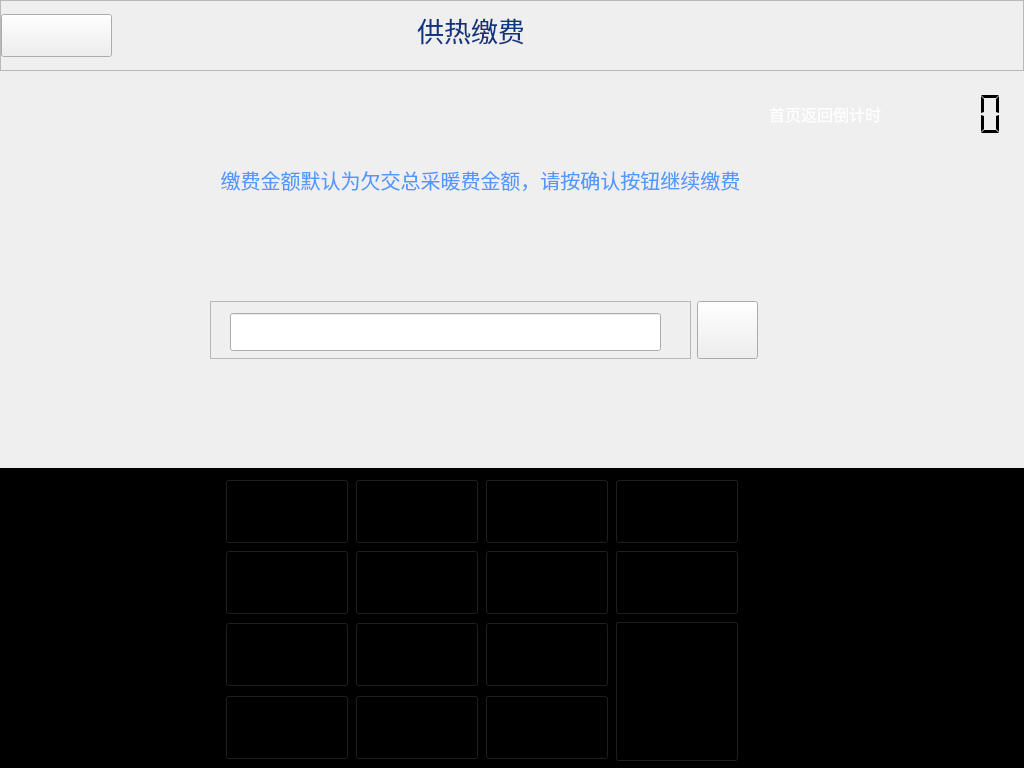
<?xml version="1.0" encoding="UTF-8"?>
<ui version="4.0">
 <class>Heaterinputmaount</class>
 <widget class="QWidget" name="Heaterinputmaount">
  <property name="geometry">
   <rect>
    <x>0</x>
    <y>0</y>
    <width>1024</width>
    <height>768</height>
   </rect>
  </property>
  <property name="sizePolicy">
   <sizepolicy hsizetype="Fixed" vsizetype="Fixed">
    <horstretch>0</horstretch>
    <verstretch>0</verstretch>
   </sizepolicy>
  </property>
  <property name="windowTitle">
   <string>Form</string>
  </property>
  <property name="styleSheet">
   <string notr="true"/>
  </property>
  <widget class="QFrame" name="frame_3">
   <property name="geometry">
    <rect>
     <x>0</x>
     <y>468</y>
     <width>1024</width>
     <height>300</height>
    </rect>
   </property>
   <property name="sizePolicy">
    <sizepolicy hsizetype="Fixed" vsizetype="Fixed">
     <horstretch>0</horstretch>
     <verstretch>0</verstretch>
    </sizepolicy>
   </property>
   <property name="minimumSize">
    <size>
     <width>1024</width>
     <height>0</height>
    </size>
   </property>
   <property name="maximumSize">
    <size>
     <width>16777215</width>
     <height>320</height>
    </size>
   </property>
   <property name="styleSheet">
    <string notr="true">background-color: rgb(0, 0, 0);</string>
   </property>
   <property name="frameShape">
    <enum>QFrame::NoFrame</enum>
   </property>
   <property name="frameShadow">
    <enum>QFrame::Raised</enum>
   </property>
   <property name="lineWidth">
    <number>5</number>
   </property>
   <property name="midLineWidth">
    <number>1</number>
   </property>
   <layout class="QGridLayout" name="gridLayout_4">
    <property name="leftMargin">
     <number>0</number>
    </property>
    <property name="bottomMargin">
     <number>4</number>
    </property>
    <item row="0" column="0">
     <layout class="QHBoxLayout" name="horizontalLayout_4">
      <property name="leftMargin">
       <number>100</number>
      </property>
      <item>
       <spacer name="horizontalSpacer_5">
        <property name="orientation">
         <enum>Qt::Horizontal</enum>
        </property>
        <property name="sizeType">
         <enum>QSizePolicy::Fixed</enum>
        </property>
        <property name="sizeHint" stdset="0">
         <size>
          <width>125</width>
          <height>20</height>
         </size>
        </property>
       </spacer>
      </item>
      <item>
       <layout class="QGridLayout" name="gridLayout_2">
        <property name="rightMargin">
         <number>55</number>
        </property>
        <item row="0" column="2">
         <widget class="QPushButton" name="pushButton_27">
          <property name="sizePolicy">
           <sizepolicy hsizetype="Fixed" vsizetype="Fixed">
            <horstretch>0</horstretch>
            <verstretch>0</verstretch>
           </sizepolicy>
          </property>
          <property name="minimumSize">
           <size>
            <width>124</width>
            <height>65</height>
           </size>
          </property>
          <property name="maximumSize">
           <size>
            <width>100</width>
            <height>16777215</height>
           </size>
          </property>
          <property name="focusPolicy">
           <enum>Qt::NoFocus</enum>
          </property>
          <property name="styleSheet">
           <string notr="true">border-image: url(:/keyboard/数字键/public.png);</string>
          </property>
          <property name="text">
           <string/>
          </property>
         </widget>
        </item>
        <item row="0" column="3">
         <widget class="QPushButton" name="pushButton_BackSapce_3">
          <property name="sizePolicy">
           <sizepolicy hsizetype="Fixed" vsizetype="Fixed">
            <horstretch>0</horstretch>
            <verstretch>0</verstretch>
           </sizepolicy>
          </property>
          <property name="minimumSize">
           <size>
            <width>124</width>
            <height>65</height>
           </size>
          </property>
          <property name="maximumSize">
           <size>
            <width>124</width>
            <height>65</height>
           </size>
          </property>
          <property name="focusPolicy">
           <enum>Qt::NoFocus</enum>
          </property>
          <property name="styleSheet">
           <string notr="true">border-image: url(:/keyboard/数字键/search.png);</string>
          </property>
          <property name="text">
           <string/>
          </property>
         </widget>
        </item>
        <item row="1" column="1">
         <widget class="QPushButton" name="pushButton_29">
          <property name="sizePolicy">
           <sizepolicy hsizetype="Fixed" vsizetype="Fixed">
            <horstretch>0</horstretch>
            <verstretch>0</verstretch>
           </sizepolicy>
          </property>
          <property name="minimumSize">
           <size>
            <width>124</width>
            <height>65</height>
           </size>
          </property>
          <property name="maximumSize">
           <size>
            <width>124</width>
            <height>65</height>
           </size>
          </property>
          <property name="font">
           <font>
            <pointsize>9</pointsize>
            <weight>50</weight>
            <bold>false</bold>
           </font>
          </property>
          <property name="focusPolicy">
           <enum>Qt::NoFocus</enum>
          </property>
          <property name="styleSheet">
           <string notr="true">border-image: url(:/keyboard/数字键/切图用_16.png);</string>
          </property>
          <property name="text">
           <string/>
          </property>
         </widget>
        </item>
        <item row="1" column="0">
         <widget class="QPushButton" name="pushButton_21">
          <property name="sizePolicy">
           <sizepolicy hsizetype="Fixed" vsizetype="Fixed">
            <horstretch>0</horstretch>
            <verstretch>0</verstretch>
           </sizepolicy>
          </property>
          <property name="minimumSize">
           <size>
            <width>124</width>
            <height>65</height>
           </size>
          </property>
          <property name="maximumSize">
           <size>
            <width>124</width>
            <height>65</height>
           </size>
          </property>
          <property name="font">
           <font>
            <pointsize>9</pointsize>
            <weight>50</weight>
            <bold>false</bold>
           </font>
          </property>
          <property name="focusPolicy">
           <enum>Qt::NoFocus</enum>
          </property>
          <property name="styleSheet">
           <string notr="true">border-image: url(:/keyboard/数字键/切图用_15.png);</string>
          </property>
          <property name="text">
           <string/>
          </property>
         </widget>
        </item>
        <item row="1" column="2">
         <widget class="QPushButton" name="pushButton_25">
          <property name="sizePolicy">
           <sizepolicy hsizetype="Fixed" vsizetype="Fixed">
            <horstretch>0</horstretch>
            <verstretch>0</verstretch>
           </sizepolicy>
          </property>
          <property name="minimumSize">
           <size>
            <width>124</width>
            <height>65</height>
           </size>
          </property>
          <property name="maximumSize">
           <size>
            <width>124</width>
            <height>65</height>
           </size>
          </property>
          <property name="focusPolicy">
           <enum>Qt::NoFocus</enum>
          </property>
          <property name="styleSheet">
           <string notr="true">border-image: url(:/keyboard/数字键/切图用_17.png);</string>
          </property>
          <property name="text">
           <string/>
          </property>
         </widget>
        </item>
        <item row="0" column="0">
         <widget class="QPushButton" name="pushButton_26">
          <property name="sizePolicy">
           <sizepolicy hsizetype="Fixed" vsizetype="Fixed">
            <horstretch>0</horstretch>
            <verstretch>0</verstretch>
           </sizepolicy>
          </property>
          <property name="minimumSize">
           <size>
            <width>124</width>
            <height>65</height>
           </size>
          </property>
          <property name="maximumSize">
           <size>
            <width>124</width>
            <height>65</height>
           </size>
          </property>
          <property name="focusPolicy">
           <enum>Qt::NoFocus</enum>
          </property>
          <property name="styleSheet">
           <string notr="true">border-image: url(:/keyboard/数字键/home.png);</string>
          </property>
          <property name="text">
           <string/>
          </property>
         </widget>
        </item>
        <item row="2" column="0">
         <widget class="QPushButton" name="pushButton_22">
          <property name="enabled">
           <bool>true</bool>
          </property>
          <property name="sizePolicy">
           <sizepolicy hsizetype="Fixed" vsizetype="Fixed">
            <horstretch>0</horstretch>
            <verstretch>0</verstretch>
           </sizepolicy>
          </property>
          <property name="minimumSize">
           <size>
            <width>124</width>
            <height>65</height>
           </size>
          </property>
          <property name="maximumSize">
           <size>
            <width>124</width>
            <height>65</height>
           </size>
          </property>
          <property name="font">
           <font>
            <pointsize>9</pointsize>
            <weight>50</weight>
            <bold>false</bold>
           </font>
          </property>
          <property name="focusPolicy">
           <enum>Qt::NoFocus</enum>
          </property>
          <property name="styleSheet">
           <string notr="true">border-image: url(:/keyboard/数字键/切图用_23.png);</string>
          </property>
          <property name="text">
           <string/>
          </property>
         </widget>
        </item>
        <item row="2" column="1">
         <widget class="QPushButton" name="pushButton_23">
          <property name="sizePolicy">
           <sizepolicy hsizetype="Fixed" vsizetype="Fixed">
            <horstretch>0</horstretch>
            <verstretch>0</verstretch>
           </sizepolicy>
          </property>
          <property name="minimumSize">
           <size>
            <width>124</width>
            <height>65</height>
           </size>
          </property>
          <property name="maximumSize">
           <size>
            <width>124</width>
            <height>65</height>
           </size>
          </property>
          <property name="font">
           <font>
            <pointsize>9</pointsize>
            <weight>50</weight>
            <bold>false</bold>
           </font>
          </property>
          <property name="focusPolicy">
           <enum>Qt::NoFocus</enum>
          </property>
          <property name="styleSheet">
           <string notr="true">border-image: url(:/keyboard/数字键/切图用_24.png);</string>
          </property>
          <property name="text">
           <string/>
          </property>
         </widget>
        </item>
        <item row="3" column="0">
         <widget class="QPushButton" name="pushButton_28">
          <property name="sizePolicy">
           <sizepolicy hsizetype="Fixed" vsizetype="Fixed">
            <horstretch>0</horstretch>
            <verstretch>0</verstretch>
           </sizepolicy>
          </property>
          <property name="minimumSize">
           <size>
            <width>124</width>
            <height>65</height>
           </size>
          </property>
          <property name="maximumSize">
           <size>
            <width>124</width>
            <height>65</height>
           </size>
          </property>
          <property name="focusPolicy">
           <enum>Qt::NoFocus</enum>
          </property>
          <property name="styleSheet">
           <string notr="true">border-image: url(:/keyboard/数字键/切图用_32.png);</string>
          </property>
          <property name="text">
           <string/>
          </property>
         </widget>
        </item>
        <item row="1" column="3">
         <widget class="QPushButton" name="pushButton_Reset_3">
          <property name="sizePolicy">
           <sizepolicy hsizetype="Fixed" vsizetype="Fixed">
            <horstretch>0</horstretch>
            <verstretch>0</verstretch>
           </sizepolicy>
          </property>
          <property name="minimumSize">
           <size>
            <width>124</width>
            <height>65</height>
           </size>
          </property>
          <property name="maximumSize">
           <size>
            <width>124</width>
            <height>65</height>
           </size>
          </property>
          <property name="focusPolicy">
           <enum>Qt::NoFocus</enum>
          </property>
          <property name="styleSheet">
           <string notr="true">border-image: url(:/keyboard/数字键/切图用_18.png);</string>
          </property>
          <property name="text">
           <string/>
          </property>
         </widget>
        </item>
        <item row="2" column="2">
         <widget class="QPushButton" name="pushButton_20">
          <property name="sizePolicy">
           <sizepolicy hsizetype="Fixed" vsizetype="Fixed">
            <horstretch>0</horstretch>
            <verstretch>0</verstretch>
           </sizepolicy>
          </property>
          <property name="minimumSize">
           <size>
            <width>124</width>
            <height>65</height>
           </size>
          </property>
          <property name="maximumSize">
           <size>
            <width>124</width>
            <height>65</height>
           </size>
          </property>
          <property name="font">
           <font>
            <pointsize>9</pointsize>
            <weight>50</weight>
            <bold>false</bold>
           </font>
          </property>
          <property name="focusPolicy">
           <enum>Qt::NoFocus</enum>
          </property>
          <property name="styleSheet">
           <string notr="true">border-image: url(:/keyboard/数字键/切图用_25.png);</string>
          </property>
          <property name="text">
           <string/>
          </property>
         </widget>
        </item>
        <item row="2" column="3" rowspan="2">
         <widget class="QPushButton" name="pushButton_3">
          <property name="sizePolicy">
           <sizepolicy hsizetype="Fixed" vsizetype="Fixed">
            <horstretch>0</horstretch>
            <verstretch>0</verstretch>
           </sizepolicy>
          </property>
          <property name="minimumSize">
           <size>
            <width>124</width>
            <height>141</height>
           </size>
          </property>
          <property name="maximumSize">
           <size>
            <width>124</width>
            <height>141</height>
           </size>
          </property>
          <property name="focusPolicy">
           <enum>Qt::NoFocus</enum>
          </property>
          <property name="styleSheet">
           <string notr="true">border-image: url(:/keyboard/数字键/切图用_27确定.png);</string>
          </property>
          <property name="text">
           <string/>
          </property>
         </widget>
        </item>
        <item row="0" column="1">
         <widget class="QPushButton" name="pushButton_24">
          <property name="sizePolicy">
           <sizepolicy hsizetype="Fixed" vsizetype="Fixed">
            <horstretch>0</horstretch>
            <verstretch>0</verstretch>
           </sizepolicy>
          </property>
          <property name="minimumSize">
           <size>
            <width>124</width>
            <height>65</height>
           </size>
          </property>
          <property name="maximumSize">
           <size>
            <width>124</width>
            <height>65</height>
           </size>
          </property>
          <property name="focusPolicy">
           <enum>Qt::NoFocus</enum>
          </property>
          <property name="styleSheet">
           <string notr="true">border-image: url(:/keyboard/数字键/purchase.png);</string>
          </property>
          <property name="text">
           <string/>
          </property>
         </widget>
        </item>
        <item row="3" column="1">
         <widget class="QPushButton" name="pushButton_00">
          <property name="sizePolicy">
           <sizepolicy hsizetype="Fixed" vsizetype="Fixed">
            <horstretch>0</horstretch>
            <verstretch>0</verstretch>
           </sizepolicy>
          </property>
          <property name="minimumSize">
           <size>
            <width>124</width>
            <height>65</height>
           </size>
          </property>
          <property name="maximumSize">
           <size>
            <width>124</width>
            <height>65</height>
           </size>
          </property>
          <property name="focusPolicy">
           <enum>Qt::NoFocus</enum>
          </property>
          <property name="styleSheet">
           <string notr="true">border-image: url(:/keyboard/数字键/切图用_34-.png);</string>
          </property>
          <property name="text">
           <string/>
          </property>
         </widget>
        </item>
        <item row="3" column="2">
         <widget class="QPushButton" name="pushButton_4">
          <property name="sizePolicy">
           <sizepolicy hsizetype="Fixed" vsizetype="Fixed">
            <horstretch>0</horstretch>
            <verstretch>0</verstretch>
           </sizepolicy>
          </property>
          <property name="minimumSize">
           <size>
            <width>124</width>
            <height>65</height>
           </size>
          </property>
          <property name="focusPolicy">
           <enum>Qt::NoFocus</enum>
          </property>
          <property name="styleSheet">
           <string notr="true">border-image: url(:/keyboard/数字键/dian.png);</string>
          </property>
          <property name="text">
           <string/>
          </property>
         </widget>
        </item>
       </layout>
      </item>
      <item>
       <spacer name="horizontalSpacer_6">
        <property name="orientation">
         <enum>Qt::Horizontal</enum>
        </property>
        <property name="sizeHint" stdset="0">
         <size>
          <width>40</width>
          <height>20</height>
         </size>
        </property>
       </spacer>
      </item>
     </layout>
    </item>
   </layout>
  </widget>
  <widget class="QFrame" name="frame">
   <property name="geometry">
    <rect>
     <x>0</x>
     <y>0</y>
     <width>1024</width>
     <height>71</height>
    </rect>
   </property>
   <property name="sizePolicy">
    <sizepolicy hsizetype="Fixed" vsizetype="Fixed">
     <horstretch>0</horstretch>
     <verstretch>0</verstretch>
    </sizepolicy>
   </property>
   <property name="minimumSize">
    <size>
     <width>1024</width>
     <height>0</height>
    </size>
   </property>
   <property name="styleSheet">
    <string notr="true">alternate-background-color: rgb(255, 255, 255);</string>
   </property>
   <property name="frameShape">
    <enum>QFrame::StyledPanel</enum>
   </property>
   <property name="frameShadow">
    <enum>QFrame::Raised</enum>
   </property>
   <layout class="QHBoxLayout" name="horizontalLayout">
    <property name="leftMargin">
     <number>0</number>
    </property>
    <property name="topMargin">
     <number>9</number>
    </property>
    <property name="rightMargin">
     <number>0</number>
    </property>
    <item>
     <widget class="QPushButton" name="pushButton_back_homepage">
      <property name="sizePolicy">
       <sizepolicy hsizetype="Fixed" vsizetype="Fixed">
        <horstretch>0</horstretch>
        <verstretch>0</verstretch>
       </sizepolicy>
      </property>
      <property name="minimumSize">
       <size>
        <width>111</width>
        <height>42</height>
       </size>
      </property>
      <property name="maximumSize">
       <size>
        <width>50</width>
        <height>43</height>
       </size>
      </property>
      <property name="focusPolicy">
       <enum>Qt::NoFocus</enum>
      </property>
      <property name="styleSheet">
       <string notr="true">border-image: url(:/image/picture/qietu/07.png);</string>
      </property>
      <property name="text">
       <string/>
      </property>
     </widget>
    </item>
    <item>
     <widget class="QLabel" name="label_2">
      <property name="font">
       <font>
        <family>Microsoft YaHei UI</family>
       </font>
      </property>
      <property name="styleSheet">
       <string notr="true"/>
      </property>
      <property name="text">
       <string>&lt;html&gt;&lt;head/&gt;&lt;body&gt;&lt;p align=&quot;center&quot;&gt;&lt;span style=&quot; font-size:20pt; color:#0e357f;&quot;&gt;供热缴费&lt;/span&gt;&lt;span style=&quot; font-size:20pt; color:#55ff7f;&quot;&gt;&lt;br/&gt;&lt;/span&gt;&lt;/p&gt;&lt;/body&gt;&lt;/html&gt;</string>
      </property>
     </widget>
    </item>
    <item>
     <spacer name="horizontalSpacer">
      <property name="orientation">
       <enum>Qt::Horizontal</enum>
      </property>
      <property name="sizeType">
       <enum>QSizePolicy::Fixed</enum>
      </property>
      <property name="sizeHint" stdset="0">
       <size>
        <width>48</width>
        <height>20</height>
       </size>
      </property>
     </spacer>
    </item>
    <item>
     <widget class="QLabel" name="label_3">
      <property name="sizePolicy">
       <sizepolicy hsizetype="Fixed" vsizetype="Fixed">
        <horstretch>0</horstretch>
        <verstretch>0</verstretch>
       </sizepolicy>
      </property>
      <property name="minimumSize">
       <size>
        <width>145</width>
        <height>43</height>
       </size>
      </property>
      <property name="maximumSize">
       <size>
        <width>145</width>
        <height>43</height>
       </size>
      </property>
      <property name="styleSheet">
       <string notr="true">border-image: url(:/image/picture/qietu/3295598.png);</string>
      </property>
      <property name="text">
       <string/>
      </property>
     </widget>
    </item>
   </layout>
  </widget>
  <widget class="QLabel" name="label_5">
   <property name="geometry">
    <rect>
     <x>220</x>
     <y>160</y>
     <width>521</width>
     <height>41</height>
    </rect>
   </property>
   <property name="font">
    <font>
     <family>微软雅黑</family>
     <pointsize>15</pointsize>
    </font>
   </property>
   <property name="text">
    <string>&lt;html&gt;&lt;head/&gt;&lt;body&gt;&lt;p align=&quot;center&quot;&gt;&lt;span style=&quot; color:#5398ff;&quot;&gt;缴费金额默认为欠交总采暖费金额，请按确认按钮继续缴费&lt;/span&gt;&lt;/p&gt;&lt;/body&gt;&lt;/html&gt;</string>
   </property>
  </widget>
  <widget class="QLabel" name="label_6">
   <property name="geometry">
    <rect>
     <x>370</x>
     <y>110</y>
     <width>173</width>
     <height>36</height>
    </rect>
   </property>
   <property name="styleSheet">
    <string notr="true">border-image: url(:/image/picture/qietu/05.png);</string>
   </property>
   <property name="text">
    <string/>
   </property>
  </widget>
  <widget class="QWidget" name="layoutWidget">
   <property name="geometry">
    <rect>
     <x>210</x>
     <y>290</y>
     <width>550</width>
     <height>81</height>
    </rect>
   </property>
   <layout class="QHBoxLayout" name="horizontalLayout_2">
    <item>
     <widget class="QFrame" name="frame_2">
      <property name="sizePolicy">
       <sizepolicy hsizetype="Fixed" vsizetype="Fixed">
        <horstretch>0</horstretch>
        <verstretch>0</verstretch>
       </sizepolicy>
      </property>
      <property name="minimumSize">
       <size>
        <width>481</width>
        <height>58</height>
       </size>
      </property>
      <property name="styleSheet">
       <string notr="true">;</string>
      </property>
      <property name="frameShape">
       <enum>QFrame::StyledPanel</enum>
      </property>
      <property name="frameShadow">
       <enum>QFrame::Raised</enum>
      </property>
      <widget class="QLineEdit" name="lineEdit_number">
       <property name="geometry">
        <rect>
         <x>20</x>
         <y>12</y>
         <width>431</width>
         <height>38</height>
        </rect>
       </property>
       <property name="sizePolicy">
        <sizepolicy hsizetype="Fixed" vsizetype="Fixed">
         <horstretch>0</horstretch>
         <verstretch>0</verstretch>
        </sizepolicy>
       </property>
       <property name="maximumSize">
        <size>
         <width>1000</width>
         <height>16777215</height>
        </size>
       </property>
       <property name="font">
        <font>
         <family>Arial</family>
         <pointsize>13</pointsize>
        </font>
       </property>
       <property name="text">
        <string/>
       </property>
      </widget>
     </widget>
    </item>
    <item>
     <widget class="QPushButton" name="pushButton_Ok_3">
      <property name="sizePolicy">
       <sizepolicy hsizetype="Fixed" vsizetype="Fixed">
        <horstretch>0</horstretch>
        <verstretch>0</verstretch>
       </sizepolicy>
      </property>
      <property name="minimumSize">
       <size>
        <width>61</width>
        <height>58</height>
       </size>
      </property>
      <property name="focusPolicy">
       <enum>Qt::NoFocus</enum>
      </property>
      <property name="styleSheet">
       <string notr="true">border-image: url(:/image/picture/qietu/06.png);</string>
      </property>
      <property name="text">
       <string/>
      </property>
     </widget>
    </item>
   </layout>
  </widget>
  <widget class="QFrame" name="frame_lcd">
   <property name="geometry">
    <rect>
     <x>760</x>
     <y>70</y>
     <width>256</width>
     <height>88</height>
    </rect>
   </property>
   <layout class="QHBoxLayout" name="horizontalLayout_3">
    <item>
     <widget class="QLabel" name="label">
      <property name="font">
       <font>
        <family>微软雅黑</family>
        <pointsize>12</pointsize>
       </font>
      </property>
      <property name="text">
       <string>&lt;html&gt;&lt;head/&gt;&lt;body&gt;&lt;p&gt;&lt;span style=&quot; color:#ffffff;&quot;&gt;首页返回倒计时&lt;/span&gt;&lt;/p&gt;&lt;/body&gt;&lt;/html&gt;</string>
      </property>
     </widget>
    </item>
    <item>
     <widget class="QLCDNumber" name="lcdNumber">
      <property name="minimumSize">
       <size>
        <width>120</width>
        <height>70</height>
       </size>
      </property>
      <property name="maximumSize">
       <size>
        <width>120</width>
        <height>70</height>
       </size>
      </property>
      <property name="font">
       <font>
        <family>Arial</family>
        <pointsize>40</pointsize>
        <weight>75</weight>
        <italic>true</italic>
        <bold>true</bold>
       </font>
      </property>
      <property name="frameShape">
       <enum>QFrame::NoFrame</enum>
      </property>
      <property name="segmentStyle">
       <enum>QLCDNumber::Flat</enum>
      </property>
     </widget>
    </item>
   </layout>
  </widget>
 </widget>
 <resources/>
 <connections/>
</ui>
